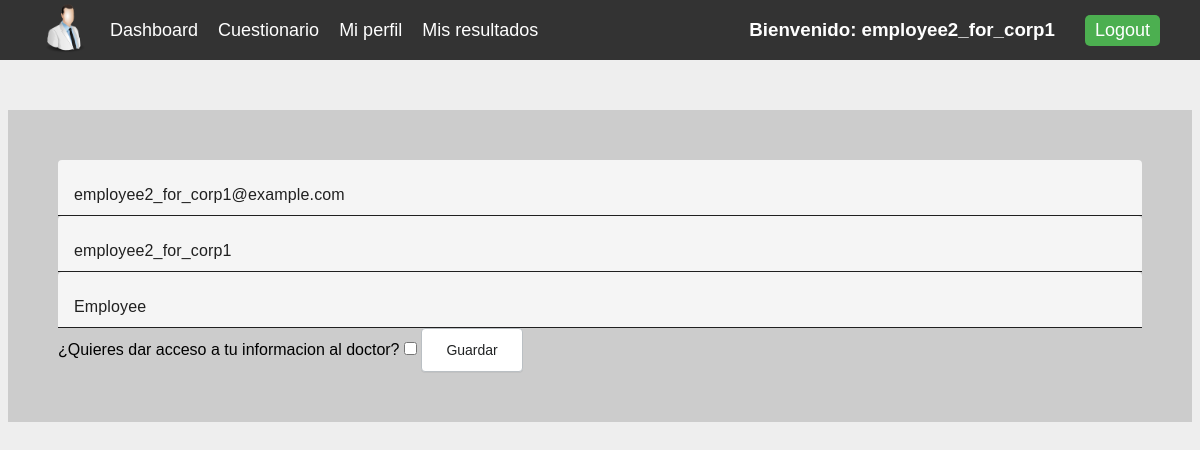
Page /employee_profile (signed in) on the committed database.
### app/models/user.py (models this page shows)
class User(db.Model, UserMixin):
    id = db.Column(db.Integer, primary_key=True)
    username = db.Column(db.String(100), unique=True)
    email= db.Column(db.String(100), unique=True)
    password = db.Column(db.String(300))
    is_active = db.Column(db.Boolean, default=False)
    is_corp = db.Column(db.Boolean, default=False)
    is_doctor = db.Column(db.Boolean, default=False)
    is_employee =  db.Column(db.Boolean, default=False)
    role = db.Column(db.String(100), unique=False)
    gender = db.Column(db.String(100), unique=False)
    permissions = db.relationship('Permission', secondary=user_permissions, lazy='subquery',backref=db.backref('users', lazy=True))
    doctor_access = db.Column(db.Boolean, default=False)

### app/views/employee.py (the view)
@app.route("/employee_profile", methods = ['GET','POST'])
@login_required
def employee_profile():
    return render_template("employee_profile.html", user=current_user)

### app/models/user.py (called while the page is built)
@login_manager.user_loader
def load_user(user_id):
    return User.query.get(user_id)

### app/templates/employee_profile.html (shortened to what this page needs)
{% extends 'nav.html' %}
{% block content %}
<link rel="stylesheet" href="{{ url_for('static', filename='css/table.css')}}" />
<link rel="stylesheet" href="{{ url_for('static', filename='css/card.css')}}" />
<input id="email" name="email" type="text" class="textInput" placeholder="Email" value="{{user.email}}">
<input id="name" name="name" type="text" class="textInput" placeholder="Nombre" value="{{user.username}}">
{%if user.is_doctor %}
<input id="is_doctor" name="is_doctor" type="text" class="textInput" placeholder="Doctor/Empleado" value="Doctor">
{% else %}
<input id="is_doctor" name="is_doctor" type="text" class="textInput" placeholder="Doctor/Empleado" value="Employee">
{% endif %}
<label for="checkbox">¿Quieres dar acceso a tu informacion al doctor?</label>
{% if user.doctor_access %}
<input type="checkbox" name="checkbox"  id="checkbox" checked >
{% else %}
<input type="checkbox" name="checkbox"  id="checkbox">
{% endif %}
<button class="add-button" onclick="updateProfile()">Guardar</button>
{% endblock %}

### app/templates/nav.html (shortened to what this page needs)
<!DOCTYPE html>
<html lang="en">
<head>
    <link rel="stylesheet" href="{{ url_for('static', filename='css/nav.css')}}">
</head>
<body>
    <div class="navbar">
		{% if user.is_employee %}
		<a href="{{url_for('home')}}" class="logo"><img style="max-width: 50px; margin-left: 20px;" src="{{ url_for('static', filename='imgs/user2.png')}}" alt=""></a>
		<a href="{{url_for('dashboard')}}">Dashboard</a>
		<a href="{{url_for('home')}}">Cuestionario</a>
		<a href="{{url_for('employee_profile')}}">Mi perfil</a>
		<a href="{{url_for('my_results')}}">Mis resultados</a>
		{% endif %}
		{% if user.is_authenticated %}
			<h3 style="margin-right: 30px;">Bienvenido: <strong>{{user.username}}</strong></h3>
			<a href="{{url_for('logout')}}" class="login-button">Logout</a>
		{% else %}
			<a href="{{url_for('login')}}" class="login-button">Login</a>
		{% endif %}
	</div>
	<section class="container">
    {%block content%}
    {%endblock%}
	</section>
</body>
</html>

### app/static/css/nav.css (style rules this page uses)
body { font-family: Arial, sans-serif; background-color: #eee; margin: 0; padding: 0; }
.navbar { background-color: #333; color: white; display: flex; align-items: center; height: 60px; padding: 0 20px; }
.container { max-width: 1500px; width: 100%; width: calc(100% - 1rem); margin: 50px auto; padding: 50px; background: #ccc; }
.logo { font-weight: bold; font-size: 24px; margin-right: 30px; }
.navbar a { color: white; text-decoration: none; margin-right: 20px; font-size: 18px; }
.login-button { background-color: #4CAF50; color: white; border: none; padding: 5px 10px; border-radius: 5px; cursor: pointer; }

### app/static/css/table.css (style rules this page uses)
* { margin: 0; padding: 0; box-sizing: border-box; }
.textInput { color: rgba(0,0,0,.87); border-bottom-color: rgba(0,0,0,.42); font-size: 1rem; font-weight: 400; letter-spacing: .009375em; text-decoration: inherit; text-transform: inherit; align-self: flex-end; box-sizing: border-box; width: 100%; padding: 20px 16px 6px; transition: opacity 150ms cubic-bezier(0.4, 0, 0.2, 1); border: none; border-bottom: 1px solid; border-radius: 4px 4px 0 0; background: rgb(245, 245, 245); height: 56px; }
.add-button { display: inline-block; outline: 0; cursor: pointer; text-align: center; border: 1px solid #babfc3; padding: 11px 24px; min-height: 44px; min-width: 44px; color: #202223; background: #ffffff; border-radius: 4px; font-weight: 500; font-size: 14px; box-shadow: rgba(0, 0, 0, 0.05) 0px 1px 0px 0px; }

### rows in the picture
User: username "employee2_for_corp1", email "employee2_for_corp1@example.com", name "employee2_for_corp1"
